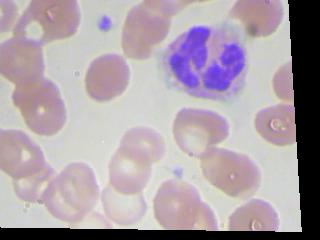
#> input picture ContrastFilter/image.jpeg, 320 x 240 px
$ python arithmeticContrast.py
#> lines starting #> are read from the running program, lines starting #| are printed output that depends on the picture
#> further down, image is the input picture: shape (240, 320, 3); mean B, G, R 167.5, 159.6, 171.6
### $ExtendedDataSet/spasavanjeSlika.py
import cv2
import os


def spasiSliku(folder, naziv, broj, slika):

	if (os.path.isdir(folder)==False):
		#kreiraj folder
		os.mkdir(folder)

	try:
		cv2.imwrite('./{}/{}{}.jpg'.format(folder, naziv, broj), slika)
	except cv2.error as e:
		print('Slika {}{} nije spasena! Provjeriti da li postoji folder {}'.format(naziv, broj, folder))

### ContrastFilter/arithmeticContrast.py
import cv2
import matplotlib.pyplot as plt
import spasavanjeSlika as ss

def increaseContrast (image, factor):
#> called with factor = 20
    im2 = cv2.cvtColor(image, cv2.COLOR_BGR2HLS)
#> im2: shape (240, 320, 3); mean of channels 0, 1, 2 83.3, 166.8, 41.8
    mean = cv2.mean(im2)
#> mean = (83.34, 166.8, 41.83, 0)
    height, width, channels = im2.shape
#> height = 240; width = 320; channels = 3
    for x in range(0, height):
        for y in range(0, width):
            if im2[x,y,1] < mean[1] and im2[x,y,1] > factor:
                im2[x,y][1] -= factor
            if im2[x,y,1] > mean[1] and im2[x,y,1] < 255 - factor:
                im2[x,y,1] += factor
#> im2: shape (240, 320, 3); mean of channels 0, 1, 2 83.3, 178, 41.8
    return cv2.cvtColor(im2, cv2.COLOR_HLS2BGR)
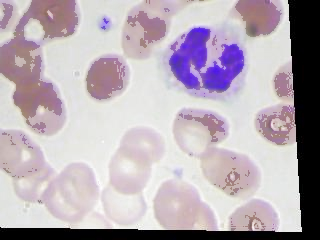
#> returned value: shape (240, 320, 3); mean B, G, R 179.6, 171, 182


image = cv2.imread('image.jpeg')
enhancedImage = increaseContrast(image, 20)
plt.subplot(121), plt.imshow(image), plt.title('Originalna slika')
plt.xticks([]), plt.yticks([])
plt.subplot(122), plt.imshow(enhancedImage), plt.title('Poboljšana slika')
plt.xticks([]), plt.yticks([])
plt.show()
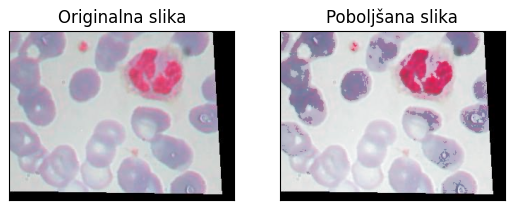
#> figure drawn by matplotlib, 2 panels; B, G, R data is drawn as R, G, B
ss.spasiSliku("ContrastImages", "image", 1, enhancedImage)
